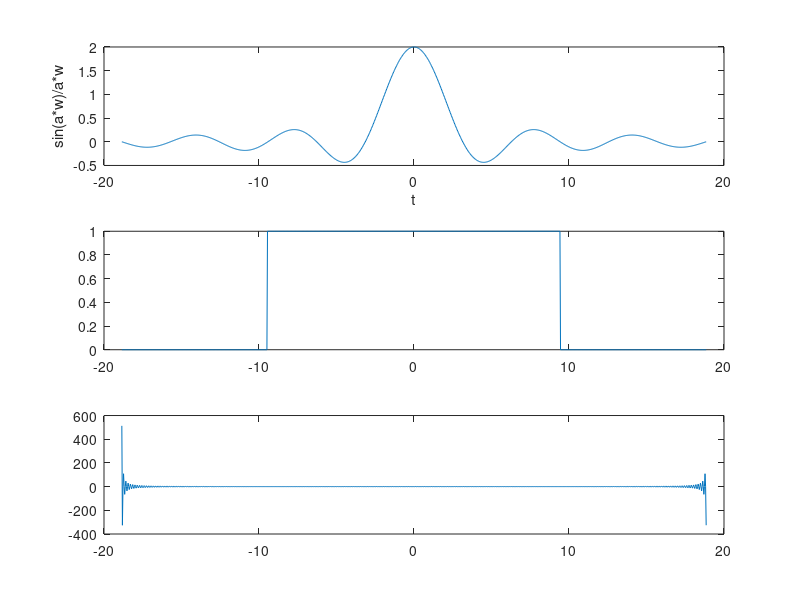

The MATLAB script that drew this image:
clc
clear 

%% PROGRAM PARAMS
a = 1;          % for the sa function 
L = 6*pi;
N = 1024;       % must be a factor of 4
dx = 2*L/(N-1);
t = -L:dx:L;
T0 = 2*L;

%% FUNC DEF sin(a*w)/a*w
sa = @(w) 2*a*(sin(a*w)+(w==0))./(a*w+(w==0));
subplot(3,1,1);
plot(t,sa(t)); xlabel('t'); ylabel('sin(a*w)/a*w');

%% FUNC DEF unitary pulse
sq = 0*t;
sq(N/4:3*N/4) = 1;
subplot(3,1,2); xlabel('t'); ylabel('pulse');
plot(t, sq);

%% FFT COMP.
Y = fft(sq);
subplot(3,1,3); xlabel('t'); ylabel('fft');
plot(t, Y);